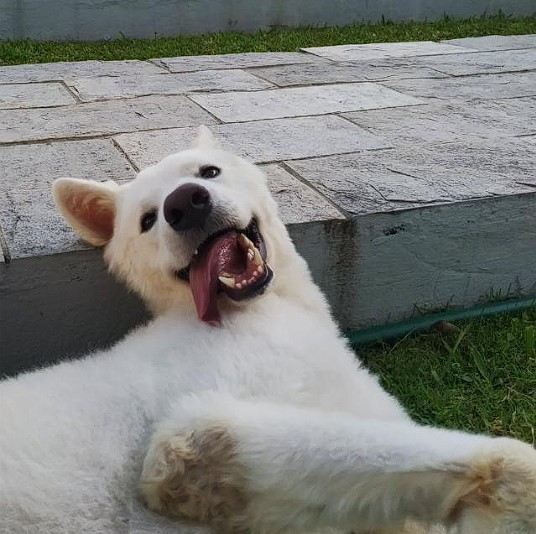
#> input picture entrada.jpg, 536 x 534 px
$ python Ex2_2OpenCV.py
#> lines starting #> are read from the running program, lines starting #| are printed output that depends on the picture
#importação de bibliotecas
import cv2

# leitura da imagem
imagem = cv2.imread('entrada.jpg')
#> imagem is the input picture: shape (534, 536, 3); mean B, G, R 121.9, 126.2, 124.8

#laço que troca faz os pixels da imagem ficarem azuis
for y in range(0, imagem.shape[0]):
    for x in range(0, imagem.shape[1]):
        imagem[y,x] = (255,0,0)
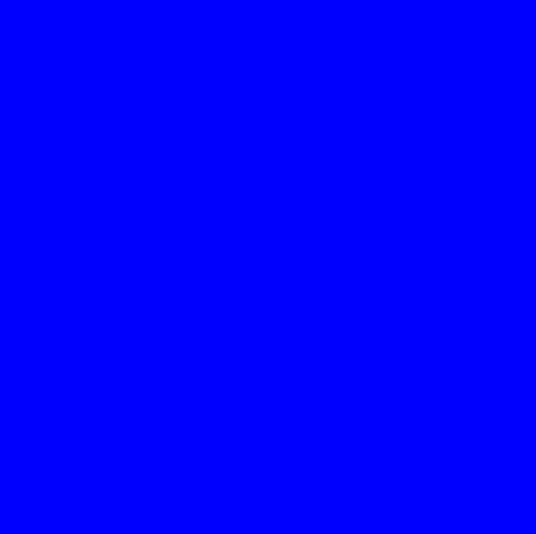
#> imagem: shape (534, 536, 3); mean B, G, R 255, 0, 0

#mostra a imagem modificada
cv2.imshow("Imagem modificada", imagem)
cv2.waitKey(0) # espera pressionar qualquer tecla
